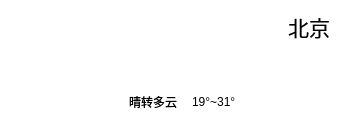
    <widget class="QWidget" name="widget_3" native="true">
     <property name="geometry">
      <rect>
       <x>10</x>
       <y>70</y>
       <width>341</width>
       <height>121</height>
      </rect>
     </property>
     <property name="styleSheet">
      <string notr="true">background-color: rgba(157, 133, 255, 0);
border-radius: 15px</string>
     </property>
     <layout class="QHBoxLayout" name="horizontalLayout_3">
      <property name="spacing">
       <number>8</number>
      </property>
      <item>
       <widget class="QLabel" name="lblTypeIcon">
        <property name="minimumSize">
         <size>
          <width>110</width>
          <height>110</height>
         </size>
        </property>
        <property name="maximumSize">
         <size>
          <width>110</width>
          <height>110</height>
         </size>
        </property>
        <property name="styleSheet">
         <string notr="true">background-color: rgba(255, 255, 255, 0);</string>
        </property>
        <property name="text">
         <string/>
        </property>
        <property name="pixmap">
         <pixmap resource="main.qrc">:/res/type/DuoYun.png</pixmap>
        </property>
        <property name="scaledContents">
         <bool>true</bool>
        </property>
        <property name="alignment">
         <set>Qt::AlignCenter</set>
        </property>
       </widget>
      </item>
      <item>
       <layout class="QVBoxLayout" name="verticalLayout_2">
        <property name="spacing">
         <number>0</number>
        </property>
        <item>
         <layout class="QHBoxLayout" name="horizontalLayout_2">
          <item>
           <widget class="QLabel" name="lblTemp">
            <property name="font">
             <font>
              <family>Arial</family>
              <pointsize>40</pointsize>
              <weight>50</weight>
              <italic>false</italic>
              <bold>false</bold>
             </font>
            </property>
            <property name="styleSheet">
             <string notr="true">color: rgb(255, 255, 255);
font: 40pt &quot;Arial&quot;;
background-color: rgba(0, 255, 255, 0);</string>
            </property>
            <property name="text">
             <string>32°</string>
            </property>
            <property name="scaledContents">
             <bool>true</bool>
            </property>
            <property name="alignment">
             <set>Qt::AlignCenter</set>
            </property>
           </widget>
          </item>
          <item>
           <spacer name="horizontalSpacer_2">
            <property name="orientation">
             <enum>Qt::Horizontal</enum>
            </property>
            <property name="sizeHint" stdset="0">
             <size>
              <width>40</width>
              <height>20</height>
             </size>
            </property>
           </spacer>
          </item>
          <item>
           <layout class="QVBoxLayout" name="verticalLayout">
            <property name="topMargin">
             <number>0</number>
            </property>
            <property name="bottomMargin">
             <number>40</number>
            </property>
            <item>
             <widget class="QLabel" name="lblCity">
              <property name="font">
               <font>
                <family>Microsoft YaHei UI</family>
                <pointsize>16</pointsize>
                <weight>50</weight>
                <italic>false</italic>
                <bold>false</bold>
               </font>
              </property>
              <property name="styleSheet">
               <string notr="true">font: 16pt &quot;Microsoft YaHei UI&quot;;
background-color: rgba(255, 255, 255,0);</string>
              </property>
              <property name="text">
               <string>北京</string>
              </property>
              <property name="alignment">
               <set>Qt::AlignRight|Qt::AlignTrailing|Qt::AlignVCenter</set>
              </property>
             </widget>
            </item>
           </layout>
          </item>
         </layout>
        </item>
        <item>
         <layout class="QHBoxLayout" name="horizontalLayout">
          <property name="spacing">
           <number>6</number>
          </property>
          <property name="sizeConstraint">
           <enum>QLayout::SetDefaultConstraint</enum>
          </property>
          <item>
           <widget class="QLabel" name="lblType">
            <property name="sizePolicy">
             <sizepolicy hsizetype="Preferred" vsizetype="Preferred">
              <horstretch>0</horstretch>
              <verstretch>0</verstretch>
             </sizepolicy>
            </property>
            <property name="styleSheet">
             <string notr="true">background-color: rgba(255, 255, 255,0);
font: 12pt &quot;微软雅黑&quot;;</string>
            </property>
            <property name="text">
             <string>晴转多云</string>
            </property>
            <property name="scaledContents">
             <bool>true</bool>
            </property>
            <property name="alignment">
             <set>Qt::AlignLeading|Qt::AlignLeft|Qt::AlignVCenter</set>
            </property>
           </widget>
          </item>
          <item>
           <widget class="Line" name="line">
            <property name="minimumSize">
             <size>
              <width>0</width>
              <height>15</height>
             </size>
            </property>
            <property name="maximumSize">
             <size>
              <width>16777215</width>
              <height>15</height>
             </size>
            </property>
            <property name="styleSheet">
             <string notr="true">color: rgb(255, 0, 0);</string>
            </property>
            <property name="orientation">
             <enum>Qt::Vertical</enum>
            </property>
           </widget>
          </item>
          <item>
           <widget class="QLabel" name="lblLowHigh">
            <property name="styleSheet">
             <string notr="true">background-color: rgba(255, 255, 255,0);
font: 12pt &quot;微软雅黑&quot;;</string>
            </property>
            <property name="text">
             <string>19°~31°</string>
            </property>
            <property name="alignment">
             <set>Qt::AlignLeading|Qt::AlignLeft|Qt::AlignVCenter</set>
            </property>
           </widget>
          </item>
          <item>
           <spacer name="horizontalSpacer">
            <property name="orientation">
             <enum>Qt::Horizontal</enum>
            </property>
            <property name="sizeHint" stdset="0">
             <size>
              <width>40</width>
              <height>20</height>
             </size>
            </property>
           </spacer>
          </item>
         </layout>
        </item>
       </layout>
      </item>
     </layout>
    </widget>
